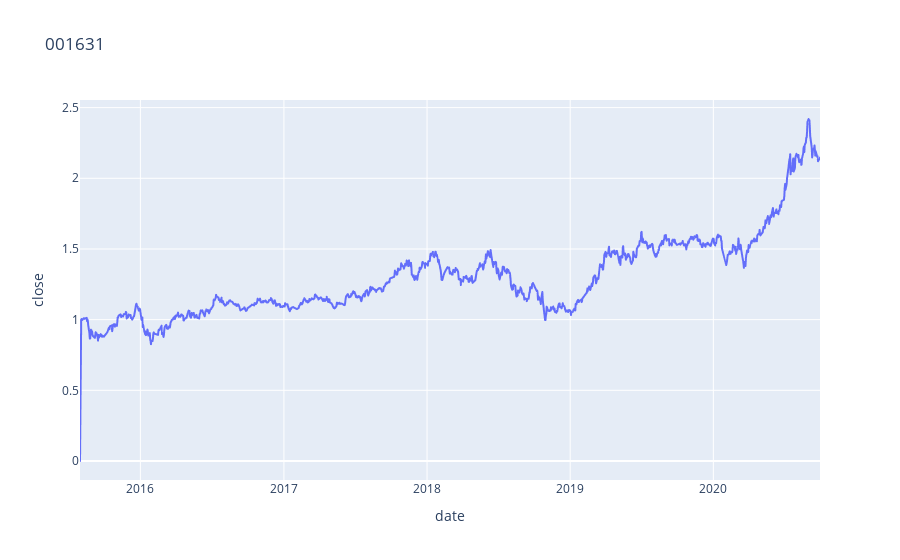

Here is the notebook cell this chart was saved with:
### Code cell
libtrdb2.showSimTradingPNLAIP(trdb2cfg, '001631', ['cnfunds.001631'], 'monthday', 3)

### Figure 1 — Plotly figure (JSON) as saved in the notebook; plotly's stock layout.template omitted (floating-point values rounded to 4 significant figures; data arrays with more than 128 entries replaced by an {"elided": "..."} marker saying what was removed)
{"data": [{"hovertemplate": "date=%{x}<br>close=%{y}<extra></extra>", "legendgroup": "", "line": {"color": "#636efa", "dash": "solid"}, "mode": "lines", "name": "", "showlegend": false, "type": "scattergl", "x": {"elided": "1265 str values"}, "xaxis": "x", "y": {"elided": "1265 float values"}, "yaxis": "y"}], "layout": {"legend": {"tracegroupgap": 0}, "title": {"text": "001631"}, "xaxis": {"anchor": "y", "domain": [0, 1], "title": {"text": "date"}}, "yaxis": {"anchor": "x", "domain": [0, 1], "title": {"text": "close"}}}}
